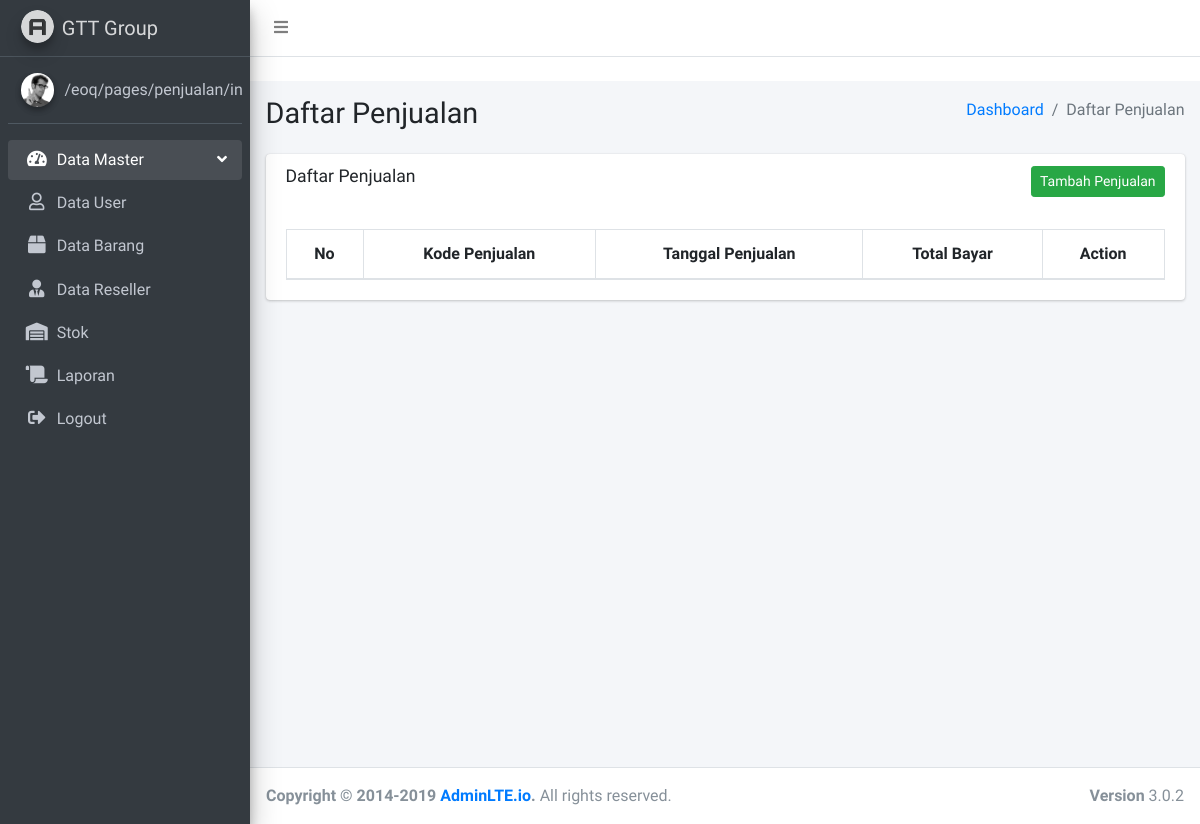
The app's page /pages/penjualan/index.php, older data.
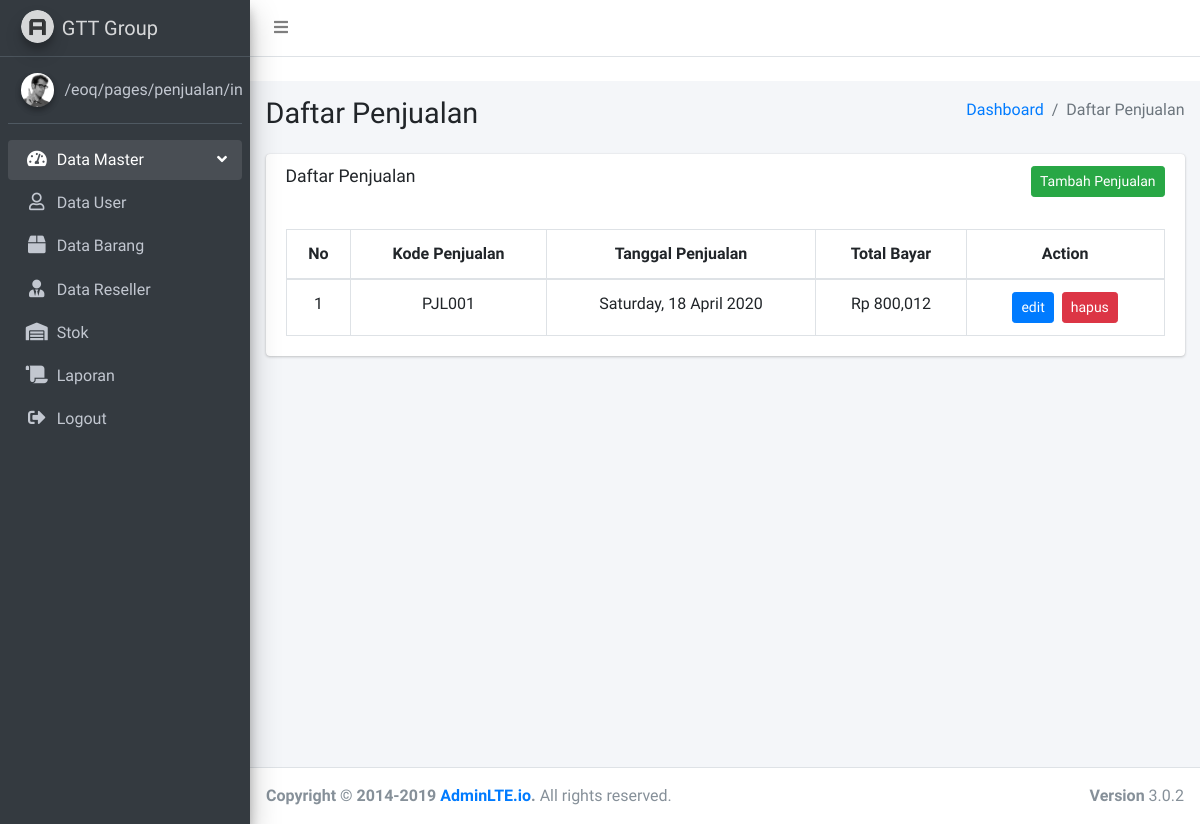
The same page, newer data.
### tables this page shows
CREATE TABLE `penjualan` (
  `id` int(11) NOT NULL,
  `pembeli` varchar(20) NOT NULL,
  `code` varchar(10) NOT NULL,
  `total` int(11) NOT NULL,
  `created_at` timestamp NOT NULL DEFAULT current_timestamp(),
  `updated_at` timestamp NOT NULL DEFAULT current_timestamp() ON UPDATE current_timestamp()
);

### backend/penjualan/showPenjualan.php (called while the page is built)
<?php
  include('../../Connect.php');
  if ($conn) {
    $query = "SELECT penjualan.id AS id, penjualan.total AS bayar, penjualan.code AS kode, penjualan.created_at AS tanggal FROM penjualan";
    $buys = $conn->query($query);
  }
?>

### pages/penjualan/index.php (the view, shortened to what this page needs)
<?php
  include('../../backend/penjualan/showPenjualan.php');
?>
<!DOCTYPE html>
<html>
<head>
  <link rel="stylesheet" href="../../plugins/fontawesome-free/css/all.min.css">
  <link rel="stylesheet" href="https://code.ionicframework.com/ionicons/2.0.1/css/ionicons.min.css">
  <link rel="stylesheet" href="../../dist/css/adminlte.min.css">
  <link rel="stylesheet" href="../../plugins/datatables-bs4/css/dataTables.bootstrap4.css">
</head>
<body class="hold-transition sidebar-mini">
<div class="wrapper">
  <nav class="main-header navbar navbar-expand navbar-white navbar-light">
    <ul class="navbar-nav">
      <li class="nav-item">
        <a class="nav-link" data-widget="pushmenu" href="#"><i class="fas fa-bars"></i></a>
      </li>
    </ul>
  </nav>
  <?= include('../sidebar/index.php') ?>
  <div class="content-wrapper">
    <section class="content-header">
      <div class="container-fluid">
        <div class="row mb-2">
          <div class="col-sm-6">
            <h1>Daftar Penjualan</h1>
          </div>
          <div class="col-sm-6">
            <ol class="breadcrumb float-sm-right">
              <li class="breadcrumb-item"><a href="/index.php">Dashboard</a></li>
              <li class="breadcrumb-item active">Daftar Penjualan</li>
            </ol>
          </div>
        </div>
      </div>
    </section>
    <section class="content">
      <div class="container-fluid">
        <div class="row">
          <div class="col-12">
            <div class="card">
              <div class="card-header text-right border-bottom-0">
                <h3 class="card-title">Daftar Penjualan</h3>
                <a class="btn btn-success btn-sm" href="/eoq/pages/penjualan/create.php">
                  Tambah Penjualan
                </a>
              </div>
              <div class="card-body">
                <table id="example1" class="table table-bordered table-hover text-center">
                  <thead>
                  <tr>
                    <th>No</th>
                    <th>Kode Penjualan</th>
                    <th>Tanggal Penjualan</th>
                    <th>Total Bayar</th>
                    <th>Action</th>
                  </tr>
                  </thead>
                  <tbody>
                    <?php
                      foreach ($buys->fetch_all(MYSQLI_BOTH) as $key => $buy) {
                        $btnEdit = "<a href='/eoq/pages/penjualan/edit.php?id=".$buy[0]."' class='btn btn-sm btn-primary mx-1'>edit</a>";
                        $btnDelete = "<form class='d-inline mx-1' action='/eoq/backend/penjualan/deletePenjualan.php?id=".$buy[0]."' method='post'><input type='submit' name='delete' class='btn btn-sm btn-danger' value='hapus'/></form>";
                        $action = $btnEdit.$btnDelete;
                        $bayar = "Rp ".number_format($buy['bayar'], 0);
                        $tanggal = date_format(date_create($buy['tanggal']), 'l, d F Y');
                        $idx = $key + 1;
                        echo "<tr>";
                          echo "<td>$idx</td>";
                          echo "<td>".ucwords($buy['kode'])."</td>";
                          echo "<td>$tanggal</td>";
                          echo "<td>$bayar</td>";
                          echo "<td>$action</td>";
                        echo "</tr>";
                      }
                    ?>
                  </tbody>
                </table>
              </div>
            </div>
          </div>
        </div>
      </div>
    </section>
  </div>
  <footer class="main-footer">
    <div class="float-right d-none d-sm-block">
      <b>Version</b> 3.0.2
    </div>
    <strong>Copyright &copy; 2014-2019 <a href="http://adminlte.io">AdminLTE.io</a>.</strong> All rights
    reserved.
  </footer>
</div>
</body>
</html>

### pages/sidebar/index.php (shortened to what this page needs)
<?php
  $cur = $_SERVER['REQUEST_URI'];
 ?>
<aside class="main-sidebar sidebar-dark-primary elevation-4">
  <a href="../../index3.html" class="brand-link">
    <img src="../../dist/img/AdminLTELogo.png"
         alt="AdminLTE Logo"
         class="brand-image img-circle elevation-3"
         style="opacity: .8">
    <span class="brand-text font-weight-light">GTT Group</span>
  </a>
  <div class="sidebar">
    <div class="user-panel mt-3 pb-3 mb-3 d-flex">
      <div class="image">
        <img src="../../dist/img/user2-160x160.jpg" class="img-circle elevation-2" alt="User Image">
      </div>
      <div class="info">
        <a href="#" class="d-block">
          <?= $cur ?>
        </a>
      </div>
    </div>
    <nav class="mt-2">
      <ul class="nav nav-pills nav-sidebar flex-column" data-widget="treeview" role="menu" data-accordion="false">
        <li class="nav-item has-treeview menu-open">
          <a href="/index.php" class="nav-link">
            <i class="nav-icon fas fa-tachometer-alt"></i>
            <p>
              Data Master
              <i class="right fas fa-angle-left"></i>
            </p>
          </a>
          <ul class="nav nav-treeview">
            <li class="nav-item">
              <a class="nav-link <?= strpos($cur, 'eoq/pages/admin/') ? 'active' : '' ?>" href="/eoq/pages/admin">
                <i class="far fa-user nav-icon"></i>
                <p>Data User</p>
              </a>
            </li>
            <li class="nav-item">
              <a class="nav-link <?= strpos($cur, 'eoq/pages/item/') ? 'active' : '' ?>" href="/eoq/pages/item">
                <i class="fas fa-box nav-icon"></i>
                <p>Data Barang</p>
              </a>
            </li>
            <li class="nav-item">
              <a class="nav-link <?= strpos($cur, 'eoq/pages/reseller/') ? 'active' : '' ?>" href="/eoq/pages/reseller">
                <i class="fas fa-user-tie nav-icon"></i>
                <p>Data Reseller</p>
              </a>
            </li>
          </ul>
        </li>
        <li class="nav-item">
          <a href="/eoq/pages/stock" class="nav-link <?= strpos($cur, 'eoq/pages/stock/') ? 'active' : '' ?>">
            <i class="nav-icon fas fa-warehouse"></i>
            <p>Stok</p>
          </a>
        </li>
        <li class="nav-item">
          <a href="/eoq/pages/laporan/index.php" class="nav-link <?= strpos($cur, 'eoq/pages/laporan/') ? 'active' : '' ?>">
            <i class="nav-icon fas fa-scroll"></i>
            <p>Laporan</p>
          </a>
        </li>
        <li class="nav-item">
          <a href="/eoq/backend/session/logout.php" class="nav-link">
            <i class="nav-icon fas fa-sign-out-alt"></i>
            <p>Logout</p>
          </a>
        </li>
      </ul>
    </nav>
  </div>
</aside>

Row changes from the older to the newer data that the page shows:
added penjualan: idx "1", code "PJL001", created_at "Saturday, 18 April 2020", total "Rp 800,012"
